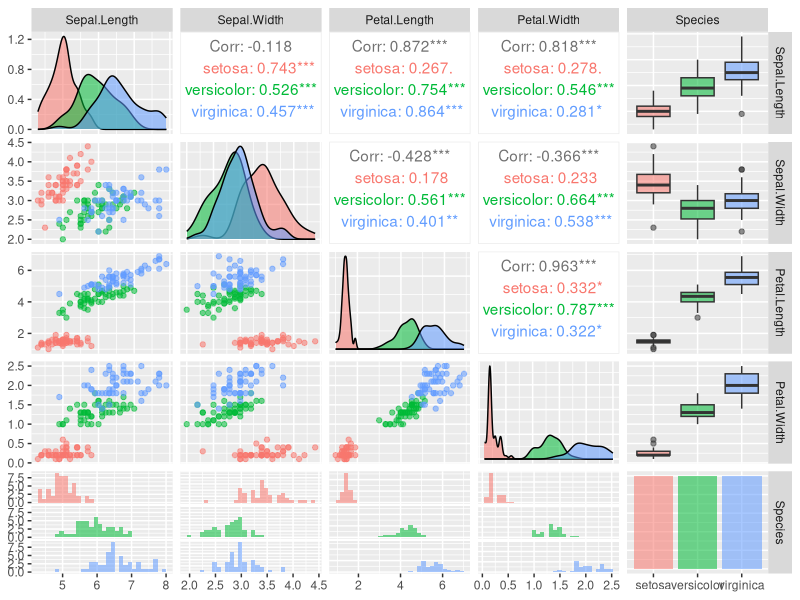

Generate this figure with R:
MostHighlyCorrelated <- function(mydataframe,numtoreport=choose(n = ncol(mydataframe), k =2))
{
  dfnum <- mydataframe[sapply(mydataframe,is.numeric)] # takes only numeric variables
  # find the correlations
  cormatrix <- cor(dfnum, use = "pairwise.complete.obs")
  # set the correlations on the diagonal or lower triangle to zero,
  # so they will not be reported as the highest ones:
  diag(cormatrix) <- 0
  cormatrix[lower.tri(cormatrix)] <- 0
  # flatten the matrix into a dataframe for easy sorting
  fm <- as.data.frame(as.table(cormatrix))
  # assign human-friendly names
  names(fm) <- c("First.Variable", "Second.Variable", "Correlation")
  # sort and print the top n correlations
  head(fm[order(abs(fm$Correlation),decreasing=T),],n=numtoreport)
}
MostHighlyCorrelated(mtcars, numtoreport = 10)
MostHighlyCorrelated(iris, numtoreport = 10)

dfnum <- iris[sapply(iris,is.numeric)] # takes only numeric variables
# install and load GGally package for nice graphics

if(!require(GGally, quietly = T)){
  install.packages("GGally", quiet = T)
  require(GGally, quietly = T)
}
ggpairs(iris, aes(colour = as.character(Species), alpha = 0.4))
